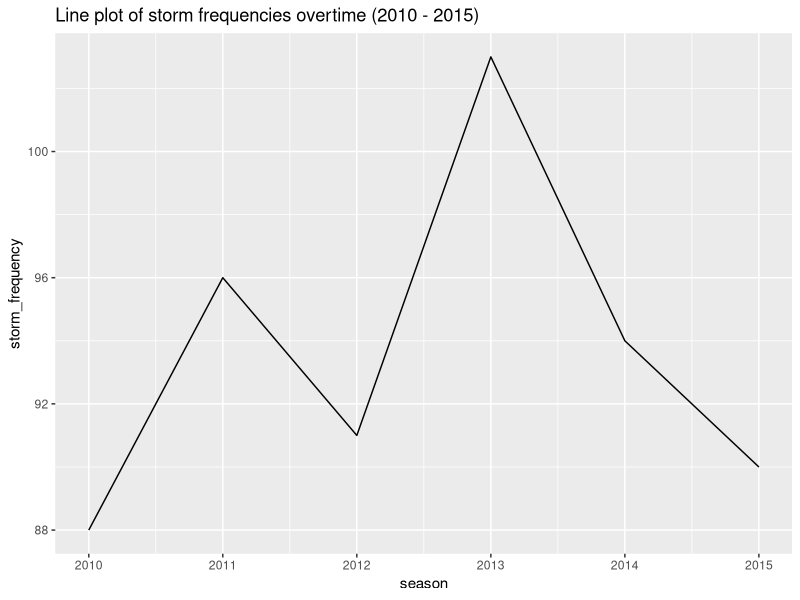
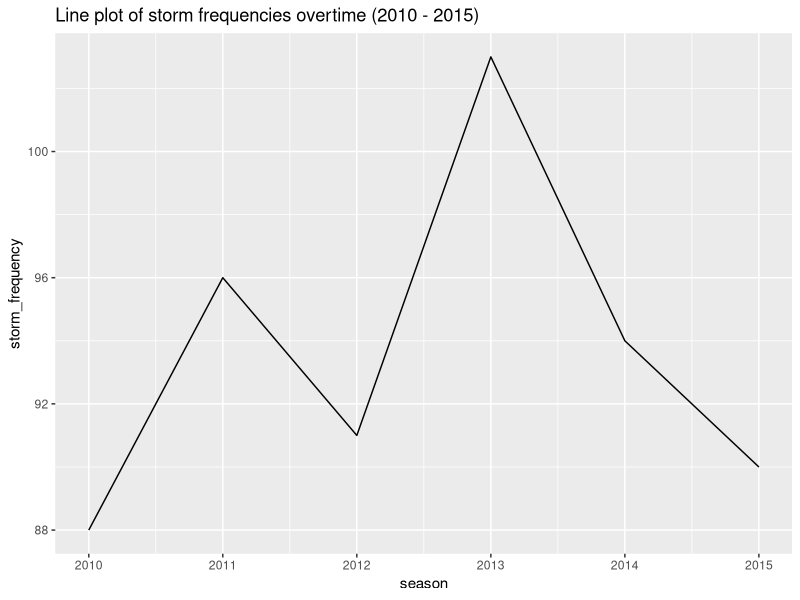
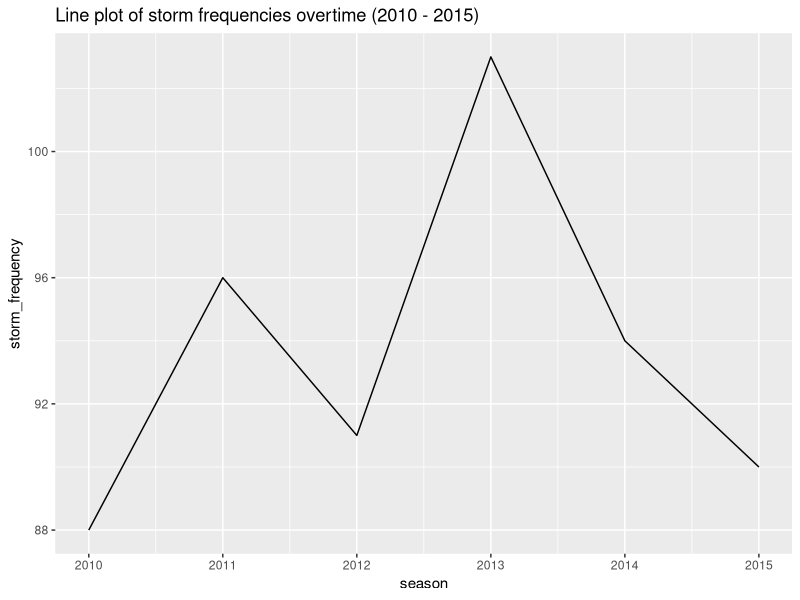

Source code (R) for these figures, in order: (Note: this script raises an error after producing the figures.)
## ---- chunk 1
library(readr)
library(ggplot2)
library(dplyr)
library(lubridate)
## ---- chunk 2
aspect_ratio <- 2.5
col_names <- c("serial_num", 
               "season", 
               "num", 
               "basin", 
               "sub_basin", 
               "name", 
               "iso_time", 
               "nature", 
               "latitude", 
               "longitude", 
               "wind", 
               "press")
col_types <- cols(col_character(), 
                  col_integer(), 
                  col_character(), 
                  col_factor(), 
                  col_character(), 
                  col_character(), 
                  col_character(), 
                  col_character(), 
                  col_double(), 
                  col_double(), 
                  col_double(), 
                  col_double())
## ---- chunk 3
dat <- read_csv("../data/ibtracs-2010-2015.csv", 
         col_names = col_names, 
         col_types = col_types,
         na = c("-999.", "-1.0", "0.0"))
dat <- dat%>%tail(-2)
dat <- dat%>%mutate(season_fact = factor(season))
dat <- dat%>%mutate(date_time = ymd_hms(iso_time))
dat <- dat%>%mutate(month_num = month(date_time))
dat <- dat%>%mutate(month_str = month(date_time, label = TRUE))
dat%>%head(5)
## ---- chunk 4
dat%>%summary()
## ---- chunk 5
season_storm_count <- dat%>%
  group_by(season)%>%
  summarize(storm_frequency = n_distinct(serial_num))
season_storm_count
## ---- chunk 6
ggplot(season_storm_count, aes(x = season, y = storm_frequency)) + geom_line() + ggtitle("Line plot of storm frequencies overtime (2010 - 2015)")
ggsave("../images/line-plot-of-storm-frequencies-overtime.pdf", height = 10, width = 10 * aspect_ratio)
ggsave("../images/line-plot-of-storm-frequencies-overtime.png", height = 10, width = 10 * aspect_ratio)
## ---- chunk 7
total_unique_storms <- season_storm_count%>%summarize(total_unique_storms=sum(storm_frequency))
total_unique_storms
## ---- chunk 8
northern_storms <- dat%>%
  group_by(serial_num)%>%
  summarize(median_latitude=max(latitude))%>%
  filter(median_latitude > 0)%>%
  nrow()

southern_storms <- dat%>%
  group_by(serial_num)%>%
  summarize(median_latitude=min(latitude))%>%
  filter(median_latitude < 0)%>%
  nrow()

northern_storms 
southern_storms
## ---- chunk 9
equator_storms <- dat%>%
  group_by(serial_num)%>%
  summarize(max_latitude = max(latitude), min_latitude = min(latitude))%>%
  filter((max_latitude > 0) & (min_latitude < 0))
equator_storms
## ---- chunk 10
knitr::include_graphics(('../images/map-all-storms.png'))
## ---- chunk 11
dat%>%
  group_by(serial_num)%>%
  summarise(month_str = first(month_str))%>%
  group_by(month_str)%>%
  summarize(counts = n())%>%
  filter(counts == max(counts))
## ---- chunk 12
storms_by_month <- dat%>%  
  group_by(serial_num)%>%
  summarise(month_str = first(month_str))%>%
  group_by(month_str)%>%
  count()
storms_by_month
## ---- chunk 13
storms_by_month_plt <- ggplot(storms_by_month, aes(month_str, n)) + 
  geom_bar(stat = "identity") + 
  xlab('month') + 
  ylab('frequency') + 
  ggtitle('storm frequency by month from 2010 - 2015')
storms_by_month_plt
ggsave("../images/storm-frequency-by-month.pdf", height = 10, width = 10 * aspect_ratio)
ggsave("../images/storm-frequency-by-month.png", height = 10, width = 10 * aspect_ratio)
## ---- chunk 14
dat%>%
  group_by(serial_num)%>%
  summarize(basin=first(basin))%>%
  group_by(basin)%>%
  count()%>%
  arrange(-n)
## ---- chunk 15
knitr::include_graphics(('../images/map-ep-na-storms-by-month.png'))
## ---- chunk 16
knitr::include_graphics(('../images/map-ep-na-storms-by-year.png'))
## ---- chunk 17
storm_duration <- dat%>%
  group_by(serial_num)%>%
  summarize(max_time = max(iso_time), min_time = min(iso_time))%>%
  mutate(diff_time = difftime(max_time, min_time))
storm_duration%>%head(5)
## ---- chunk 18
storm_duration%>%summary()
## ---- chunk 19
top_storm_duration <- storm_duration%>%
  mutate(diff_time = as.numeric(diff_time))%>%
  arrange(desc(diff_time))
top_storm_duration%>%head(10)
## ---- chunk 20
ggplot(storm_duration, aes(diff_time)) + 
  geom_histogram(binwidth = 30) + 
  ggtitle("histogram of storm durations")
ggsave("../images/histogram-of-storm durations.pdf", height = 10, width = 10 * aspect_ratio)
ggsave("../images/histogram-of-storm durations.png", height = 10, width = 10 * aspect_ratio)
## ---- chunk 21
high_winds <- dat%>%
  group_by(serial_num)%>%
  summarize(max_wind = max(wind))
high_winds%>%summary()
## ---- chunk 22
top_high_winds <- high_winds%>%arrange(-max_wind)
top_high_winds
